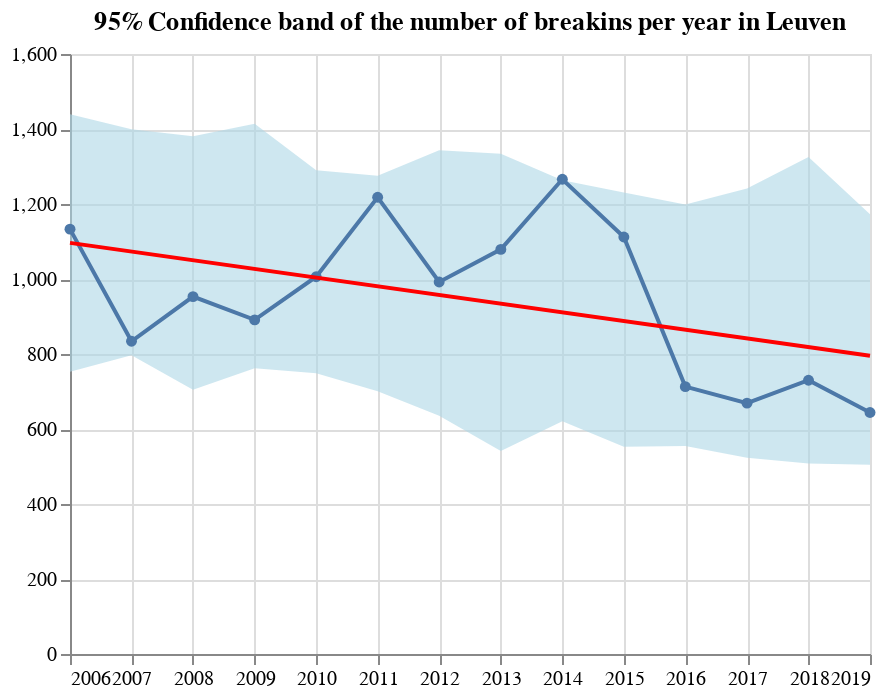

Source (notebook cell):
### Code cell
# Make a plot with a confidence band
df['lo'], df['hi'] = confidence_bands(df.index, df['breakins'], 100)

ci = alt.Chart(df).mark_area().encode(
    x=alt.X('year:T', title=''),
    y=alt.Y('lo:Q'),
    y2=alt.Y2('hi:Q', title=''),
    color=alt.value('lightblue'),
    opacity=alt.value(0.6)
)

chart = alt.Chart(df).mark_line(point=True).encode(
    x='year', y='breakins', tooltip='breakins'
)
ci + chart  + chart.transform_regression('year', 'breakins').mark_line(
    color='red'
).properties(
    title='95% Confidence band of the number of breakins per year in Leuven'
)

### Figure 1 — Vega-Lite specification as saved in the notebook (floating-point values rounded to 4 significant figures)
{"config": {"view": {"continuousWidth": 400, "continuousHeight": 300}}, "layer": [{"mark": "area", "encoding": {"color": {"value": "lightblue"}, "opacity": {"value": 0.6}, "x": {"type": "temporal", "field": "year", "title": ""}, "y": {"type": "quantitative", "field": "lo"}, "y2": {"field": "hi", "title": ""}}}, {"mark": {"type": "line", "point": true}, "encoding": {"tooltip": {"type": "quantitative", "field": "breakins"}, "x": {"type": "temporal", "field": "year"}, "y": {"type": "quantitative", "field": "breakins"}}}, {"mark": {"type": "line", "color": "red"}, "encoding": {"tooltip": {"type": "quantitative", "field": "breakins"}, "x": {"type": "temporal", "field": "year"}, "y": {"type": "quantitative", "field": "breakins"}}, "title": "95% Confidence band of the number of breakins per year in Leuven", "transform": [{"on": "year", "regression": "breakins"}]}], "data": {"name": "data-384f6bc799ddef2ecd9ff23431f0ffd3"}, "$schema": "https://vega.github.io/schema/vega-lite/v4.0.2.json", "datasets": {"data-384f6bc799ddef2ecd9ff23431f0ffd3": [{"year_int": 2006, "breakins": 1133, "year": "2006-01-01T00:00:00", "lo": 752.6, "hi": 1440.0}, {"year_int": 2007, "breakins": 834, "year": "2007-01-01T00:00:00", "lo": 796.8, "hi": 1399.0}, {"year_int": 2008, "breakins": 953, "year": "2008-01-01T00:00:00", "lo": 704.9, "hi": 1381.0}, {"year_int": 2009, "breakins": 891, "year": "2009-01-01T00:00:00", "lo": 762.1, "hi": 1414.0}, {"year_int": 2010, "breakins": 1006, "year": "2010-01-01T00:00:00", "lo": 748.6, "hi": 1290.0}, {"year_int": 2011, "breakins": 1218, "year": "2011-01-01T00:00:00", "lo": 700.7, "hi": 1276.0}, {"year_int": 2012, "breakins": 992, "year": "2012-01-01T00:00:00", "lo": 635.3, "hi": 1343.0}, {"year_int": 2013, "breakins": 1079, "year": "2013-01-01T00:00:00", "lo": 541.4, "hi": 1334.0}, {"year_int": 2014, "breakins": 1266, "year": "2014-01-01T00:00:00", "lo": 620.9, "hi": 1263.0}, {"year_int": 2015, "breakins": 1112, "year": "2015-01-01T00:00:00", "lo": 552.6, "hi": 1231.0}, {"year_int": 2016, "breakins": 713, "year": "2016-01-01T00:00:00", "lo": 554.5, "hi": 1199.0}, {"year_int": 2017, "breakins": 669, "year": "2017-01-01T00:00:00", "lo": 523.2, "hi": 1241.0}, {"year_int": 2018, "breakins": 730, "year": "2018-01-01T00:00:00", "lo": 507.8, "hi": 1325.0}, {"year_int": 2019, "breakins": 644, "year": "2019-01-01T00:00:00", "lo": 504.6, "hi": 1173.0}]}}
